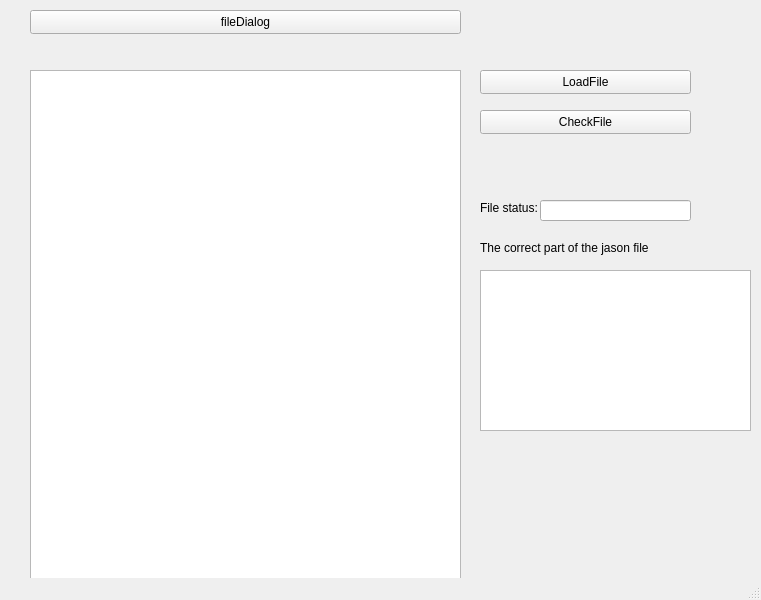
<?xml version="1.0" encoding="UTF-8"?>
<ui version="4.0">
 <class>MainWindow</class>
 <widget class="QMainWindow" name="MainWindow">
  <property name="geometry">
   <rect>
    <x>0</x>
    <y>0</y>
    <width>761</width>
    <height>600</height>
   </rect>
  </property>
  <property name="windowTitle">
   <string>MainWindow</string>
  </property>
  <widget class="QWidget" name="centralwidget">
   <widget class="QPushButton" name="fileDialog">
    <property name="geometry">
     <rect>
      <x>30</x>
      <y>10</y>
      <width>431</width>
      <height>24</height>
     </rect>
    </property>
    <property name="text">
     <string>fileDialog</string>
    </property>
   </widget>
   <widget class="QTextEdit" name="textEdit">
    <property name="geometry">
     <rect>
      <x>30</x>
      <y>70</y>
      <width>431</width>
      <height>511</height>
     </rect>
    </property>
   </widget>
   <widget class="QPushButton" name="CheckFile">
    <property name="geometry">
     <rect>
      <x>480</x>
      <y>110</y>
      <width>211</width>
      <height>24</height>
     </rect>
    </property>
    <property name="text">
     <string>CheckFile</string>
    </property>
   </widget>
   <widget class="QLabel" name="fileCorrectLabel">
    <property name="geometry">
     <rect>
      <x>480</x>
      <y>200</y>
      <width>61</width>
      <height>16</height>
     </rect>
    </property>
    <property name="text">
     <string>File status:</string>
    </property>
   </widget>
   <widget class="QLineEdit" name="fileCorrect">
    <property name="geometry">
     <rect>
      <x>540</x>
      <y>200</y>
      <width>151</width>
      <height>21</height>
     </rect>
    </property>
   </widget>
   <widget class="QLabel" name="fileNameLabel">
    <property name="geometry">
     <rect>
      <x>30</x>
      <y>40</y>
      <width>431</width>
      <height>16</height>
     </rect>
    </property>
    <property name="text">
     <string/>
    </property>
   </widget>
   <widget class="QPushButton" name="LoadFile">
    <property name="geometry">
     <rect>
      <x>480</x>
      <y>70</y>
      <width>211</width>
      <height>24</height>
     </rect>
    </property>
    <property name="text">
     <string>LoadFile</string>
    </property>
   </widget>
   <widget class="QLabel" name="label">
    <property name="geometry">
     <rect>
      <x>480</x>
      <y>240</y>
      <width>171</width>
      <height>16</height>
     </rect>
    </property>
    <property name="text">
     <string>The correct part of the jason file</string>
    </property>
   </widget>
   <widget class="QTextEdit" name="textEditError">
    <property name="geometry">
     <rect>
      <x>480</x>
      <y>270</y>
      <width>271</width>
      <height>161</height>
     </rect>
    </property>
   </widget>
  </widget>
  <widget class="QMenuBar" name="menubar">
   <property name="geometry">
    <rect>
     <x>0</x>
     <y>0</y>
     <width>761</width>
     <height>21</height>
    </rect>
   </property>
  </widget>
  <widget class="QStatusBar" name="statusbar"/>
 </widget>
 <resources/>
 <connections/>
</ui>
